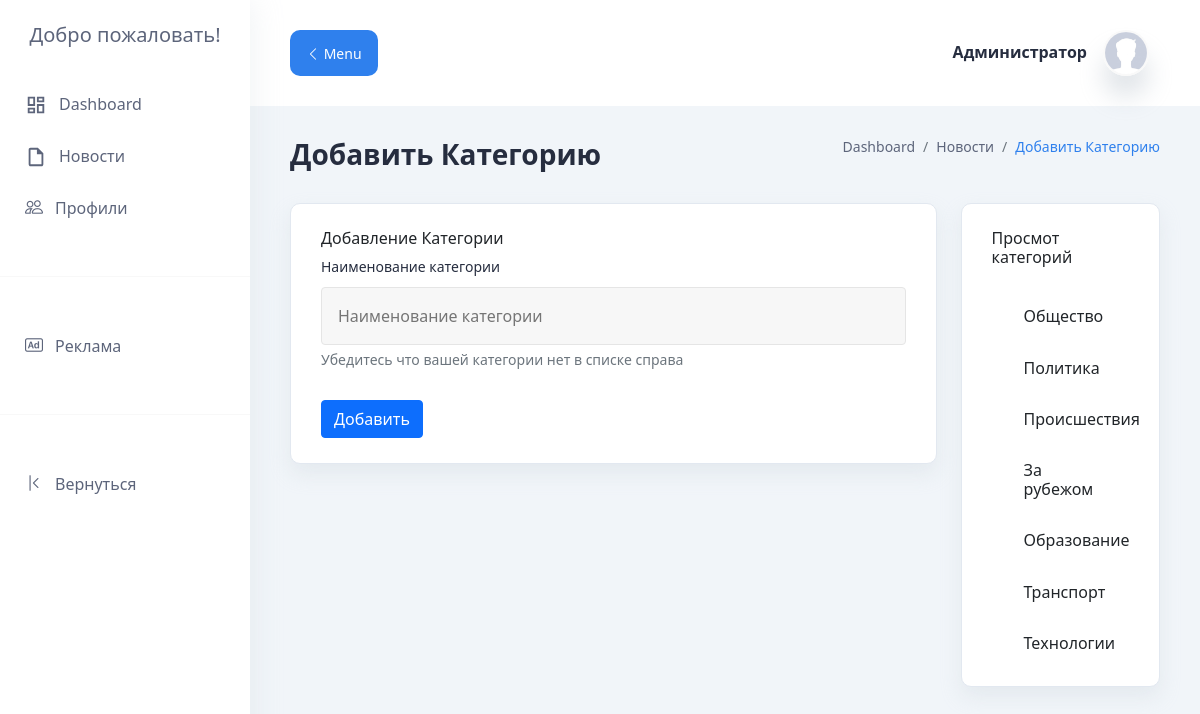
/app/admin/add-category.php (signed in), run on the app's committed database.
### tables this page shows
CREATE TABLE `category` (
  `id` int NOT NULL,
  `name` text NOT NULL
);

### app/database/db.php (called while the page is built, shortened)
<?php
require('connect.php');
function selectAll($table, $argumentName = NULL, $params = [], $LIMIT = null, $sortOrder = null, $sortTime = false, $OFFSET = null)
{
    global $conn;
    if (!empty($argumentName)) {
        $sql = "SELECT $argumentName FROM $table";
        if (!empty($params)) {
            $i = 0;
            foreach ($params as $key => $value) {
                if ($i === 0) {
                    $sql = $sql . " WHERE $key = '$value'";
                } else {
                    $sql = $sql . " AND $key = '$value'";
                }
                $i++;
            }
        }
    } else {
        $sql = "SELECT * FROM $table";
    }
    if ($sortTime == true && !empty($sortOrder)) {
        $sql = $sql . " ORDER BY " . $sortOrder . " DESC, STR_TO_DATE(datePublication, '%Y-%m-%d %H:%i') DESC";
    } else if ($sortTime == true && empty($sortOrder)) {
        $sql = $sql . " ORDER BY STR_TO_DATE(datePublication, '%Y-%m-%d %H:%i') DESC";
    } else if ($sortTime == false && !empty($sortOrder)) {
        $sql = $sql . " ORDER BY " . $sortOrder . " DESC";
    }
    $query = $conn->query($sql);
    return $query->fetch_all(MYSQLI_ASSOC);
}

### app/admin/add-category.php (the view, shortened to what this page needs)
<?php
include("../database/db.php");
?>
<!doctype html>
<html lang="ru">
<head>
    <link href="https://cdn.jsdelivr.net/npm/bootstrap@5.1.1/dist/css/bootstrap.min.css" rel="stylesheet">
    <link rel="stylesheet" href="https://material.io/components/text-fields/web#using-text-fields">
    <link rel="stylesheet" href="https://cdn.jsdelivr.net/npm/bootstrap-icons@1.5.0/font/bootstrap-icons.css">
    <link rel="stylesheet" href="../../assets/css/adminstyle.css">
</head>
<body>
    <?php require("adminheader.php"); ?>
    <section class="section">
        <div class="container-fluid">
            <div class="title-wrapper pt-30">
                <div class="row align-items-center">
                    <div class="col-md-6">
                        <div class="title mb-30">
                            <h2>Добавить Категорию</h2>
                        </div>
                    </div>
                    <div class="col-md-6">
                        <div class="breadcrumb-wrapper mb-30">
                            <nav aria-label="breadcrumb">
                                <ol class="breadcrumb">
                                    <li class="breadcrumb-item">
                                        <a href="../../admin.php">Dashboard</a>
                                    </li>
                                    <li class="breadcrumb-item">
                                        <a href="#">Новости</a>
                                    </li>
                                    <li class="breadcrumb-item active" aria-current="page">
                                        Добавить Категорию
                                    </li>
                                </ol>
                            </nav>
                        </div>
                    </div>
                </div>
            </div>
            <div class="form-elements-wrapper">
                <form action="../controllers/add-category.php" method="post">
                    <div class="row">
                        <div class="col-lg-9 mb-3">
                            <div class="card-style mb-30">
                                <h6 class="mb-25">Добавление Категории</h6>
                                <div class="input-style-1">
                                    <label>Наименование категории</label>
                                    <input type="text" name="category_name" placeholder="Наименование категории" aria-describedby="categoryNameHelpBlock">
                                    <div id="categoryNameHelpBlock" class="form-text">
                                        Убедитесь что вашей категории нет в списке справа
                                    </div>
                                </div>
                                <button type="submit" class="btn btn-primary">Добавить</button>
                            </div>
                        </div>
                        <div class="col-lg-3">
                            <div class="card-style mb-30">
                                <h6 class="mb-3">Просмот категорий</h6>
                                <?php
                                $categoryALL = selectAll('category', NULL, [], null, 'id', false);
                                for ($i = 0; $i < count($categoryALL); $i++) { ?>
                                    <a class="list-group-item list-group-item-action d-flex gap-3" aria-current="true">
                                        <div class="d-flex gap-2 w-100 justify-content-between">
                                            <div>
                                                <h6 class="mb-0"><?= $categoryALL[$i]['name'] ?></h6>
                                            </div>
                                        </div>
                                    </a>
                                <? } ?>
                            </div>
                        </div>
                    </div>
                </form>
            </div>
        </div>
    </section>
    </main>
</body>
</html>

### assets/css/adminstyle.css (style rules this page uses)
body { background: #f1f5f9; }
a { text-decoration: none; }
ul, ol { margin: 0; padding: 0; list-style-type: none; }
.main-wrapper .container-fluid { padding-left: 40px; padding-right: 40px; }
.main-wrapper .container-fluid .title-wrapper .col-md-6 .title h2 { font-size: 28px; font-weight: 600; color: #262d3f; margin: 0; }
.main-wrapper .container-fluid .title-wrapper .col-md-6 .breadcrumb-wrapper { display: -webkit-box; display: -ms-flexbox; display: flex; -webkit-box-pack: end; -ms-flex-pack: end; justify-content: flex-end; }
.main-wrapper .container-fluid .title-wrapper .col-md-6 .breadcrumb-wrapper .breadcrumb li { font-size: 14px; color: #2f80ed; }
.main-wrapper .container-fluid .title-wrapper .col-md-6 .breadcrumb-wrapper .breadcrumb li a { color: #5d657b; }
.main-wrapper .container-fluid .row .card-style { background: #fff; -webkit-box-sizing: border-box; box-sizing: border-box; padding: 25px 30px; position: relative; border: 1px solid #e2e8f0; -webkit-box-shadow: 0 10px 20px rgba(200, 208, 216, 0.3); box-shadow: 0 10px 20px rgba(200, 208, 216, 0.3); border-radius: 10px; margin-bottom: 2em; }
.main-wrapper .container-fluid .row .card-style .d-flex { padding-top: 1em; }
.main-wrapper .container-fluid .form-elements-wrapper .row .card-style { background: #fff; -webkit-box-sizing: border-box; box-sizing: border-box; padding: 25px 30px; position: relative; border: 1px solid #e2e8f0; -webkit-box-shadow: 0 10px 20px rgba(200, 208, 216, 0.3); box-shadow: 0 10px 20px rgba(200, 208, 216, 0.3); border-radius: 10px; }
.main-wrapper .container-fluid .form-elements-wrapper .row .card-style .input-style-1 { position: relative; margin-bottom: 30px; }
.main-wrapper .container-fluid .form-elements-wrapper .row .card-style .input-style-1 label { font-size: 14px; font-weight: 500; color: #262d3f; display: block; margin-bottom: 10px; }
.main-wrapper .container-fluid .form-elements-wrapper .row .card-style .input-style-1 input, .main-wrapper .container-fluid .form-elements-wrapper .row .card-style .input-style-1 textarea { width: 100%; background: rgba(239, 239, 239, 0.5); border: 1px solid #e5e5e5; border-radius: 4px; padding: 16px; color: #5d657b; resize: none; }
.main-wrapper .container-fluid .form-elements-wrapper .row .card-style .list-group-item { border: unset; padding: 0.5rem 1rem 0.5rem 2rem; }
.pt-30 { padding-top: 30px; }
.mb-30 { margin-bottom: 30px; }

### data on the page
category: name "Общество"
category: name "Политика"
category: name "Происшествия"
category: name "За рубежом"
category: name "Образование"
category: name "Транспорт"
category: name "Технологии"
